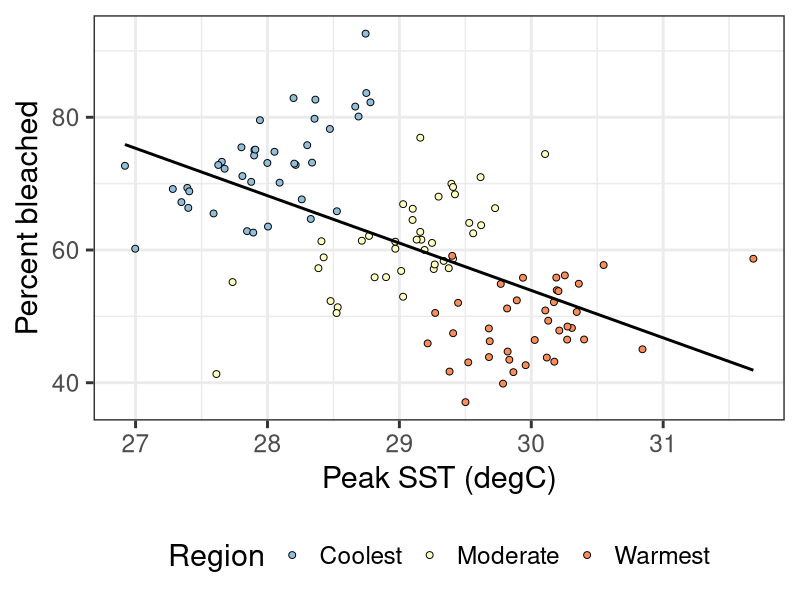
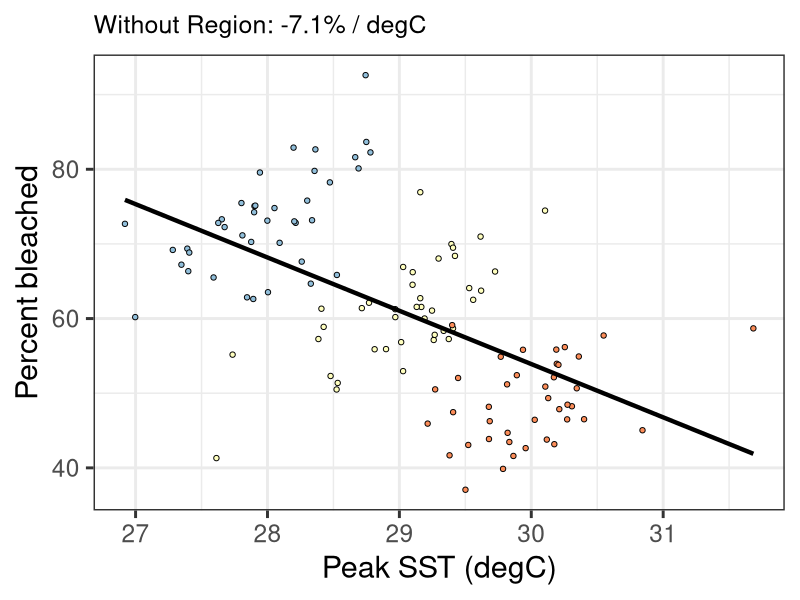
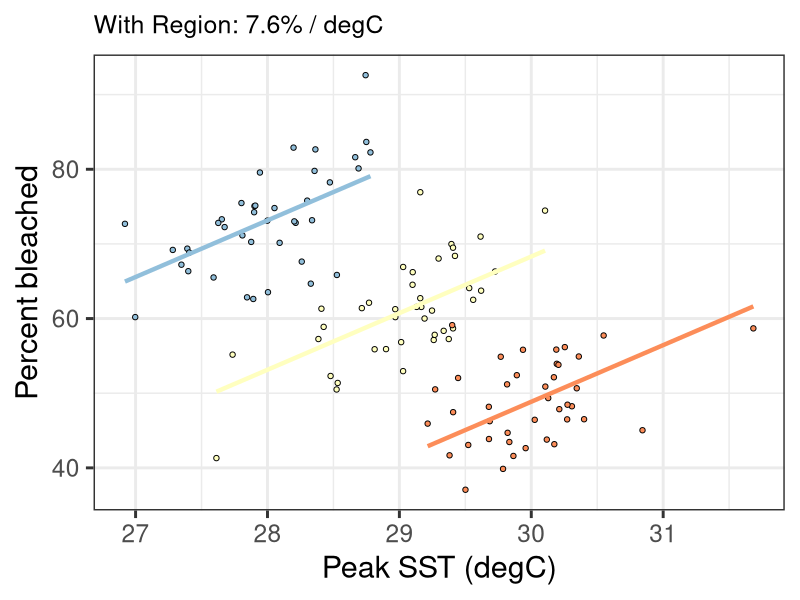
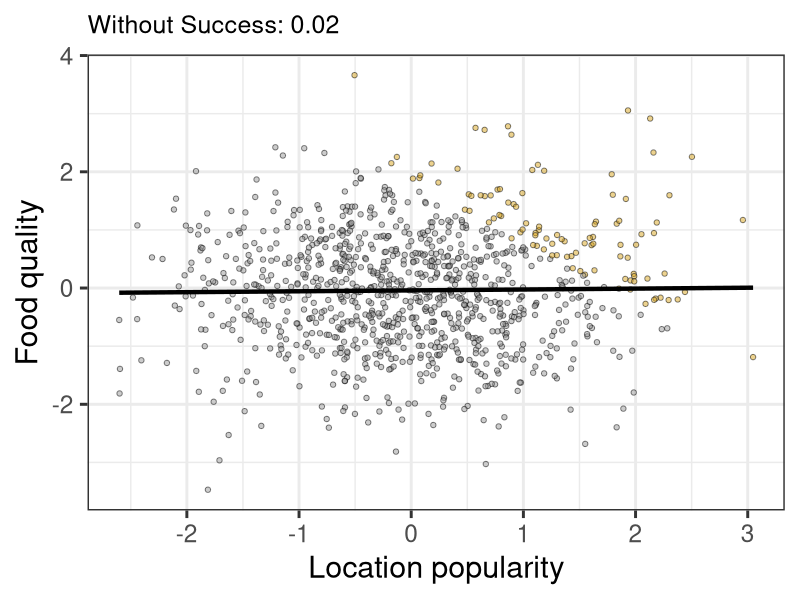
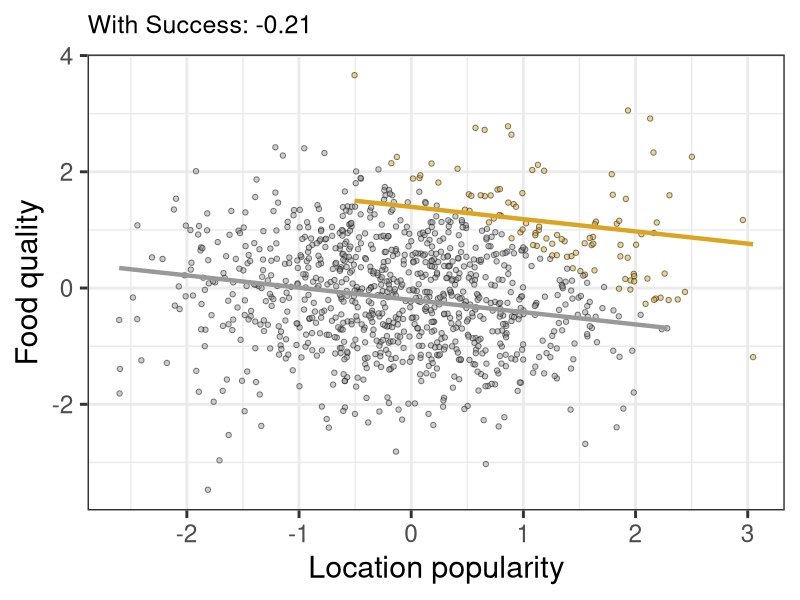
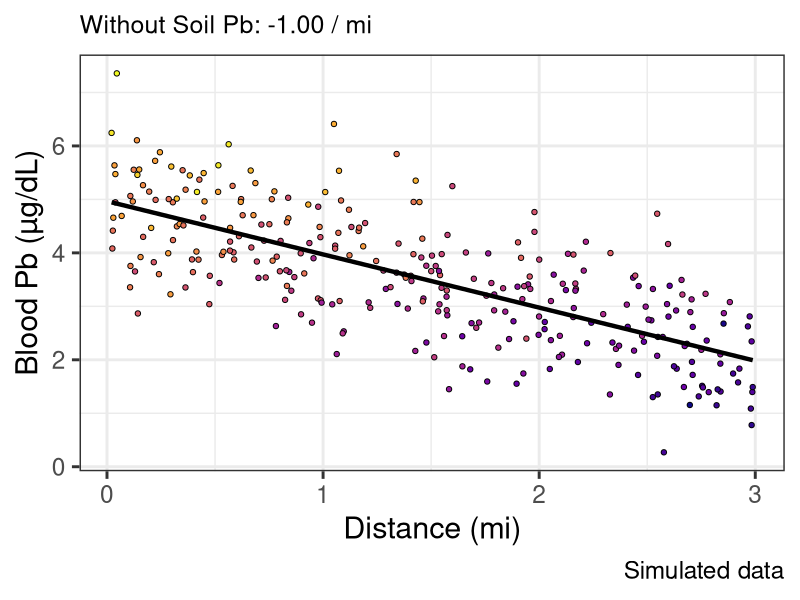
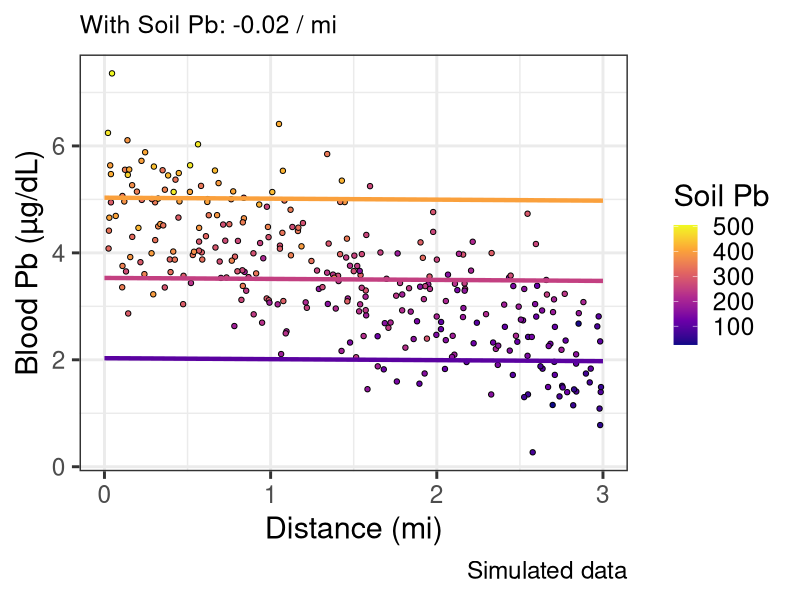
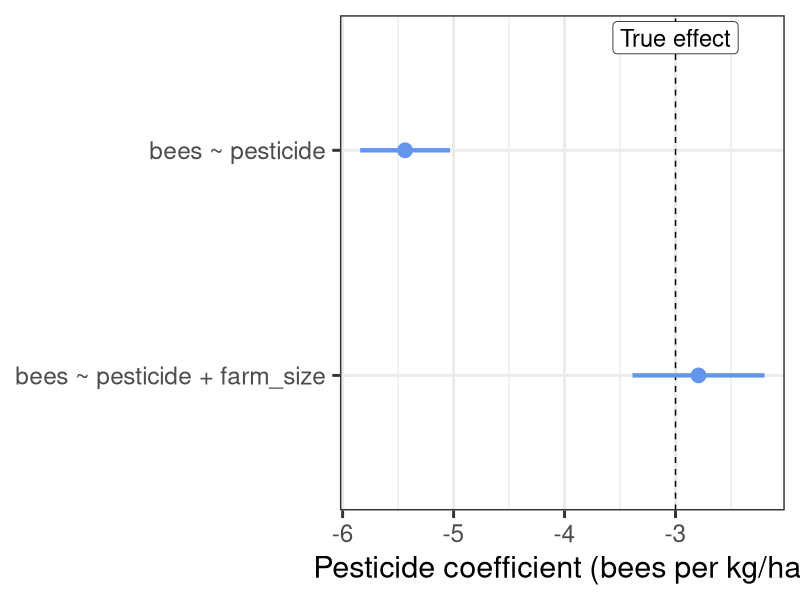

Here is the R script that generated these plots, in order:
## ---- chunk 1
#| label: setup
#| message: false

library(tidyverse)
set.seed(222)
theme_set(theme_bw(22))

# Coral bleaching scenario from Week 4 (Simpson's paradox)
n_per_region <- 40
coral <- tibble(
  region = factor(
    c("Coolest", "Moderate", "Warmest"),
    levels = c("Coolest", "Moderate", "Warmest")
  ),
  sst_mean = c(28, 29, 30),
  region_effect = c(0, -20, -40)
) |>
  slice(rep(1:3, each = n_per_region)) |>
  mutate(
    peak_sst = rnorm(n(), sst_mean, 0.5),
    percent_bleached = -151 + 8 * peak_sst + region_effect + rnorm(n(), 0, 5)
  )

# Estimate and 95% CI of the pesticide coefficient from each model, compared to
# the true effect used in the simulation
plot_estimates <- function(models, true_effect, true_label = "True effect") {
  estimates <- imap(models, \(m, label) {
    ci <- confint(m)["pesticide", ]
    tibble(
      model = label,
      estimate = coef(m)[["pesticide"]],
      lower = ci[[1]],
      upper = ci[[2]]
    )
  }) |>
    list_rbind() |>
    mutate(model = fct_inorder(model))

  ggplot(estimates, aes(estimate, fct_rev(model))) +
    geom_vline(xintercept = true_effect, linetype = "dashed") +
    geom_pointrange(
      aes(xmin = lower, xmax = upper),
      colour = "cornflowerblue",
      linewidth = 1.5,
      size = 1
    ) +
    annotate(
      "label",
      x = true_effect,
      y = 2.5,
      label = true_label,
      size = 6
    ) +
    labs(x = "Pesticide coefficient (bees per kg/ha)", y = NULL)
}
## ---- chunk 2
#| fig-width: 7
#| fig-height: 6
ggplot(coral, aes(peak_sst, percent_bleached)) +
  geom_point(aes(fill = region), shape = 21, color = "black", size = 2) +
  geom_smooth(method = "lm", formula = y ~ x, se = FALSE, color = "black") +
  scale_fill_brewer(palette = "RdYlBu", direction = -1) +
  labs(x = "Peak SST (degC)", y = "Percent bleached", fill = "Region") +
  theme(legend.position = "bottom")
## ---- chunk 3
coral_lm <- lm(percent_bleached ~ peak_sst, coral)
coral_adj_lm <- lm(percent_bleached ~ peak_sst + region, coral)
coral_pred <- coral |>
  mutate(
    unadjusted = predict(coral_lm),
    adjusted = predict(coral_adj_lm)
  )
## ---- chunk 4
#| fig-width: 6
#| fig-height: 5.5
ggplot(coral_pred, aes(peak_sst, percent_bleached)) +
  geom_point(aes(fill = region), shape = 21, color = "black") +
  geom_line(aes(y = unadjusted), linewidth = 1.5) +
  scale_fill_brewer(palette = "RdYlBu", direction = -1) +
  labs(
    x = "Peak SST (degC)",
    y = "Percent bleached",
    title = sprintf("Without Region: %.1f%% / degC", coef(coral_lm)[[2]])
  ) +
  theme(legend.position = "none", plot.title = element_text(size = 18))
## ---- chunk 5
#| fig-width: 6
#| fig-height: 5.5
ggplot(coral_pred, aes(peak_sst, percent_bleached, color = region)) +
  geom_point(aes(fill = region), shape = 21, color = "black") +
  geom_line(aes(y = adjusted), linewidth = 1.5) +
  scale_fill_brewer(palette = "RdYlBu", direction = -1) +
  scale_color_brewer(palette = "RdYlBu", direction = -1) +
  labs(
    x = "Peak SST (degC)",
    y = "Percent bleached",
    title = sprintf("With Region: %.1f%% / degC", coef(coral_adj_lm)[[2]])
  ) +
  theme(legend.position = "none", plot.title = element_text(size = 18))
## ---- chunk 6
restaurants <- tibble(
  location = rnorm(1000),
  food = rnorm(1000)
) |>
  mutate(
    success = if_else(
      location + food > quantile(location + food, 0.9),
      "Successful",
      "Unsuccessful"
    )
  )
restaurants_lm <- lm(food ~ location, restaurants)
restaurants_adj_lm <- lm(food ~ location + success, restaurants)
restaurants_pred <- restaurants |>
  mutate(
    unadjusted = predict(restaurants_lm),
    adjusted = predict(restaurants_adj_lm)
  )
success_colours <- c(Successful = "goldenrod", Unsuccessful = "grey60")
## ---- chunk 7
#| fig-width: 6
#| fig-height: 5.5
ggplot(restaurants_pred, aes(location, food)) +
  geom_point(aes(fill = success), shape = 21, alpha = 0.5) +
  geom_line(aes(y = unadjusted), linewidth = 1.5) +
  scale_fill_manual(values = success_colours) +
  labs(
    x = "Location popularity",
    y = "Food quality",
    title = sprintf("Without Success: %.2f", coef(restaurants_lm)[[2]])
  ) +
  theme(legend.position = "none", plot.title = element_text(size = 18))
## ---- chunk 8
#| fig-width: 6
#| fig-height: 5.5
ggplot(restaurants_pred, aes(location, food)) +
  geom_point(aes(fill = success), shape = 21, alpha = 0.5) +
  geom_line(aes(y = adjusted, color = success), linewidth = 1.5) +
  scale_fill_manual(values = success_colours) +
  scale_color_manual(values = success_colours) +
  labs(
    x = "Location popularity",
    y = "Food quality",
    title = sprintf(
      "With Success: %.2f",
      coef(restaurants_adj_lm)[["location"]]
    )
  ) +
  theme(legend.position = "none", plot.title = element_text(size = 18))
## ---- chunk 9
homes <- tibble(distance_mi = runif(300, 0, 3)) |>
  mutate(
    soil_pb = rnorm(n(), 400 - 100 * distance_mi, 60),
    blood_pb = rnorm(n(), 1 + 0.01 * soil_pb, 0.6)
  )
homes_lm <- lm(blood_pb ~ distance_mi, homes)
homes_adj_lm <- lm(blood_pb ~ distance_mi + soil_pb, homes)

# Hold soil Pb at three levels to draw the adjusted model
soil_levels <- c(Low = 100, Medium = 250, High = 400)
homes_grid <- expand_grid(
  distance_mi = c(0, 3),
  soil_pb = soil_levels
) |>
  mutate(
    soil_level = factor(
      names(soil_levels)[match(soil_pb, soil_levels)],
      levels = names(soil_levels)
    ),
    blood_pb = predict(homes_adj_lm, newdata = pick(everything()))
  )
## ---- chunk 10
#| fig-width: 6
#| fig-height: 5.5
ggplot(homes, aes(distance_mi, blood_pb)) +
  geom_point(aes(fill = soil_pb), shape = 21) +
  geom_smooth(
    method = "lm",
    formula = y ~ x,
    se = FALSE,
    color = "black",
    linewidth = 1.5
  ) +
  scale_fill_viridis_c(option = "plasma") +
  labs(
    x = "Distance (mi)",
    y = "Blood Pb (µg/dL)",
    title = sprintf("Without Soil Pb: %.2f / mi", coef(homes_lm)[[2]]),
    caption = "Simulated data"
  ) +
  theme(legend.position = "none", plot.title = element_text(size = 18))
## ---- chunk 11
#| fig-width: 6
#| fig-height: 5.5
ggplot(homes, aes(distance_mi, blood_pb)) +
  geom_point(aes(fill = soil_pb), shape = 21) +
  geom_line(
    aes(color = soil_pb, group = soil_level),
    data = homes_grid,
    linewidth = 1.5
  ) +
  scale_fill_viridis_c(
    option = "plasma",
    name = "Soil Pb",
    limits = range(homes$soil_pb)
  ) +
  scale_color_viridis_c(
    option = "plasma",
    limits = range(homes$soil_pb),
    guide = "none"
  ) +
  labs(
    x = "Distance (mi)",
    y = "Blood Pb (µg/dL)",
    title = sprintf(
      "With Soil Pb: %.2f / mi",
      coef(homes_adj_lm)[["distance_mi"]]
    ),
    caption = "Simulated data"
  ) +
  theme(plot.title = element_text(size = 18))
## ---- chunk 12
#| echo: true
set.seed(1)
n <- 300
confound <- tibble(
  farm_size = rnorm(n, mean = 100, sd = 30),
  pesticide = rnorm(n, mean = 2 + 0.05 * farm_size, sd = 1),
  bees = rnorm(n, mean = 60 - 3 * pesticide - 0.2 * farm_size, sd = 5)
)
## ---- chunk 13
#| echo: true
confound_lm <- lm(bees ~ pesticide, confound)
confound_adj_lm <- lm(bees ~ pesticide + farm_size, confound)
## ---- chunk 14
#| fig-width: 10
#| fig-height: 4.5
#| fig-align: center
plot_estimates(
  list(
    `bees ~ pesticide` = confound_lm,
    `bees ~ pesticide + farm_size` = confound_adj_lm
  ),
  true_effect = -3
)
## ---- chunk 15
#| echo: true
collide <- tibble(
  pesticide = rnorm(n, mean = 7, sd = 1.5),
  bees = rnorm(n, mean = 60 - 3 * pesticide, sd = 5),
  crop_yield = rnorm(n, mean = 2 + 1 * pesticide + 0.2 * bees, sd = 0.5)
)
## ---- chunk 16
#| echo: true
collide_lm <- lm(bees ~ pesticide, collide)
collide_adj_lm <- lm(bees ~ pesticide + crop_yield, collide)
## ---- chunk 17
#| fig-width: 10
#| fig-height: 4.5
#| fig-align: center
plot_estimates(
  list(
    `bees ~ pesticide` = collide_lm,
    `bees ~ pesticide + crop_yield` = collide_adj_lm
  ),
  true_effect = -3
)
## ---- chunk 18
#| echo: true
mediate <- tibble(
  pesticide = rnorm(n, mean = 7, sd = 1.5),
  wildflowers = rnorm(n, mean = 50 - 4 * pesticide, sd = 5),
  bees = rnorm(n, mean = 30 - 1 * pesticide + 0.5 * wildflowers, sd = 3)
)
## ---- chunk 19
#| echo: true
mediate_lm <- lm(bees ~ pesticide, mediate)
mediate_adj_lm <- lm(bees ~ pesticide + wildflowers, mediate)
## ---- chunk 20
#| fig-width: 10
#| fig-height: 4.5
#| fig-align: center
plot_estimates(
  list(
    `bees ~ pesticide` = mediate_lm,
    `bees ~ pesticide + wildflowers` = mediate_adj_lm
  ),
  true_effect = -3,
  true_label = "Total effect"
) +
  geom_vline(xintercept = -1, linetype = "dotted") +
  annotate("label", x = -1, y = 2.5, label = "Direct effect", size = 6)
